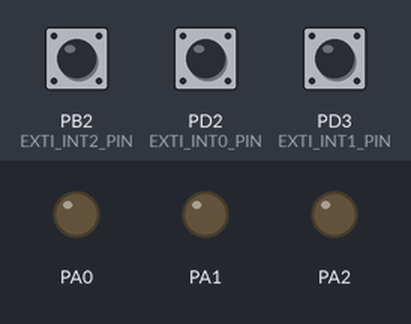
A program run on a simulated ATmega32, built with avr-gcc and emulated at 8 MHz (the files do not name the chip). On the bench: output pins drawn as LEDs (lit = HIGH). The inputs (shaded band) are chosen by the test bench; at power-on: PB2 (EXTI_INT2_PIN) HIGH, PD2 (EXTI_INT0_PIN) HIGH, PD3 (EXTI_INT1_PIN) HIGH.

Above: at 1.2 s.
1.3 s: PB2 (EXTI_INT2_PIN) pulled LOW for 0.15 s
At 2.5 s:
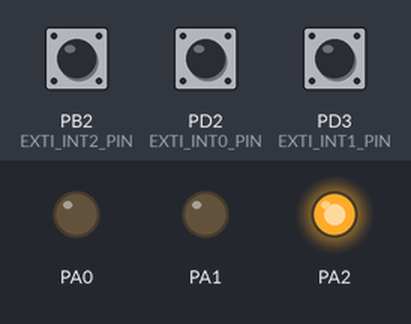
2.9 s: PD2 (EXTI_INT0_PIN) pulled LOW for 0.15 s
At 3.7 s:
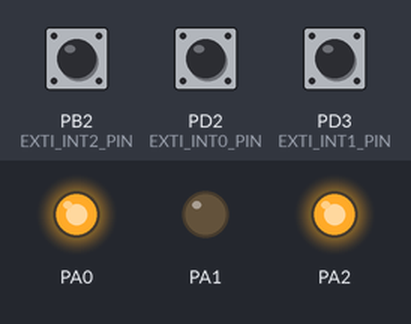
4.5 s: PD3 (EXTI_INT1_PIN) pulled LOW for 0.15 s
At 4.9 s:
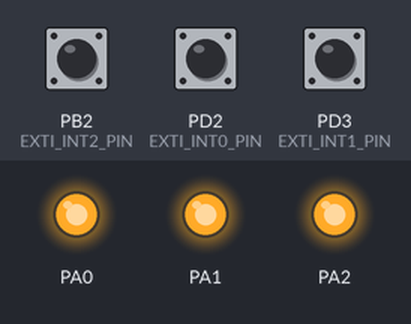
6.1 s: PB2 (EXTI_INT2_PIN) pulled LOW for 1 s
At 7.3 s:
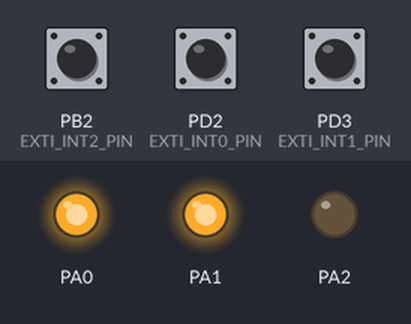
8.6 s: PD2 (EXTI_INT0_PIN) pulled LOW for 1 s
At 9.2 s:
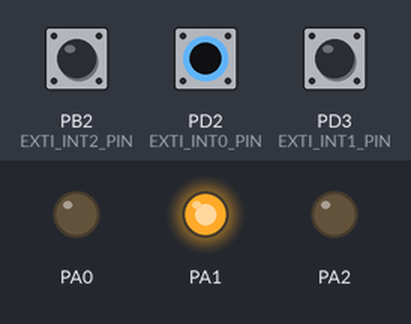
11.1 s: PB2 (EXTI_INT2_PIN) pulled LOW for 0.15 s
At 12.3 s:
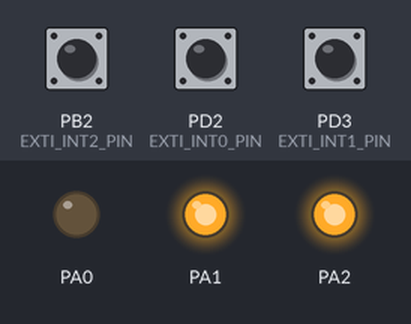
Timing chart, 0 to 13.7 s (numbered marks = the images above; inputs shaded):
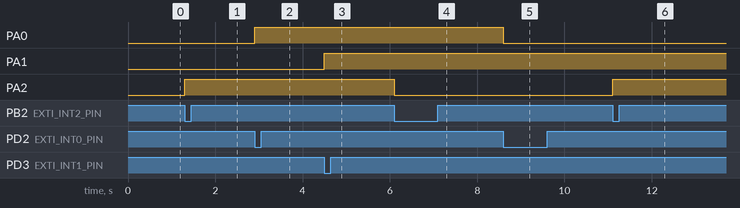

Measured:
- after the input at 1.3 s, PA2: LOW → HIGH at once
- after the input at 2.9 s, PA0: LOW → HIGH at once
- after the input at 4.5 s, PA1: LOW → HIGH at once
- after the input at 6.1 s, PA2: HIGH → LOW at once
- after the input at 8.6 s, PA0: HIGH → LOW at once
- after the input at 11.1 s, PA2: LOW → HIGH at once

The program:

main.c
```c
/*
 * main.c
 *
 *  Created on: Aug 18, 2021
 *      Author: Radwa
 */
#include "../LIB/STD_TYPES.h"
#include "../LIB/BIT_MATH.h"
#define F_CPU 8000000
#include "avr/delay.h"

#include"DIO_interface.h"
#include"EXTI_interface.h"

int main()
{

	DIO_voidSetPinDirection(DIO_u8PORT_A,DIO_u8PIN_0,DIO_u8OUTPUT);
	DIO_voidSetPinDirection(DIO_u8PORT_A,DIO_u8PIN_1,DIO_u8OUTPUT);
	DIO_voidSetPinDirection(DIO_u8PORT_A,DIO_u8PIN_2,DIO_u8OUTPUT);
	EXTI0_voidInit(EXTI_FALLINGEDGE);
	EXTI1_voidInit(EXTI_FALLINGEDGE);
	EXTI2_voidInit(EXTI_FALLINGEDGE);
	while(1)
	{

	}
}

void __vector_1(void)__attribute__((signal));
void __vector_1(void)
{
  static u8 SW1=0;
	if(SW1==0)
	{
	   DIO_voidSetPinValue(DIO_u8PORT_A,DIO_u8PIN_0,DIO_u8HIGH);
	   (SW1)++;
	}
	else
	{
		DIO_voidSetPinValue(DIO_u8PORT_A,DIO_u8PIN_0,DIO_u8LOW);
		SW1=0;
	}
}

void __vector_2(void)__attribute__((signal));
void __vector_2(void)
{
  static u8 SW2=0;
	if(SW2==0)
	{
	   DIO_voidSetPinValue(DIO_u8PORT_A,DIO_u8PIN_1,DIO_u8HIGH);
	   (SW2)++;
	}
	else
	{
		DIO_voidSetPinValue(DIO_u8PORT_A,DIO_u8PIN_1,DIO_u8LOW);
		SW2=0;
	}
}

void __vector_3(void)__attribute__((signal));
void __vector_3(void)
{
  static u8 SW3=0;
	if(SW3==0)
	{
	   DIO_voidSetPinValue(DIO_u8PORT_A,DIO_u8PIN_2,DIO_u8HIGH);
	   (SW3)++;
	}
	else
	{
		DIO_voidSetPinValue(DIO_u8PORT_A,DIO_u8PIN_2,DIO_u8LOW);
		SW3=0;
	}
}
```

EXTI_interface.h
```c
/*
 * EXTI_interface.h
 *
 *  Created on: Aug 18, 2021
 *      Author: Radwa
 */

#ifndef EXTI_INTERFACE_H_
#define EXTI_INTERFACE_H_


#define EXTI_INT0_PORT           DIO_u8PORT_D
#define EXTI_INT1_PORT           DIO_u8PORT_D
#define EXTI_INT2_PORT           DIO_u8PORT_B

#define EXTI_INT0_PIN            DIO_u8PIN_2
#define EXTI_INT1_PIN            DIO_u8PIN_3
#define EXTI_INT2_PIN            DIO_u8PIN_2


#define EXTI_LOWLEVEL                  0
#define EXTI_RISINGEDGE                1
#define EXTI_FALLINGEDGE               2
#define EXTI_ONCHANGE                  3

#define OK      1
#define NOTOK   0

void __vector_1(void)__attribute__((signal));
void __vector_2(void)__attribute__((signal));
void __vector_3(void)__attribute__((signal));
u8 EXTI0_voidInit(u8 Copy_u8SenseLevel);
u8 EXTI1_voidInit(u8 Copy_u8SenseLevel);
u8 EXTI2_voidInit(u8 Copy_u8SenseLevel);


#endif /* EXTI_INTERFACE_H_ */
```

EXTI_program.c
```c
/*
 * EXTI_program.c
 *
 *  Created on: Aug 18, 2021
 *      Author: Radwa
 */

#ifndef EXTI_PROGRAM_C_
#define EXTI_PROGRAM_C_

#include "../LIB/STD_TYPES.h"
#include "../LIB/BIT_MATH.h"

#include"DIO_interface.h"
#include"EXTI_interface.h"
#include"EXTI_reg.h"


u8 EXTI0_voidInit(u8 Copy_u8SenseLevel)
{
	u8 Local_u8Return= OK;
	/*1:Set Direction pin...>input*/
		DIO_voidSetPinDirection(EXTI_INT0_PORT,EXTI_INT0_PIN,DIO_u8INPUT);

	/*2:Enable pull_up Resistor*/
		DIO_voidSetPinValue(EXTI_INT0_PORT,EXTI_INT0_PIN,DIO_u8HIGH);

	/*3:Enable PIE of INT0*/
		SET_BIT(GICR,GICR_INT0);

	/*4:Enable global interrupt*/
		SET_BIT(SREG,SREG_I);

	/*5:choose sense level*/
		switch(Copy_u8SenseLevel)
		{
		case EXTI_LOWLEVEL: CLR_BIT(MCUCR,MCUCR_IS00);
		                    CLR_BIT(MCUCR,MCUCR_IS01);
		                    break;

		case EXTI_RISINGEDGE:SET_BIT(MCUCR,MCUCR_IS00);
                             SET_BIT(MCUCR,MCUCR_IS01);
                             break;

		case EXTI_FALLINGEDGE:CLR_BIT(MCUCR,MCUCR_IS00);
                              SET_BIT(MCUCR,MCUCR_IS01);
                              break;

		case EXTI_ONCHANGE:SET_BIT(MCUCR,MCUCR_IS00);
                           CLR_BIT(MCUCR,MCUCR_IS01);
                           break;

		default: Local_u8Return=NOTOK;
		         break;
		}
		return Local_u8Return;
}


u8 EXTI1_voidInit(u8 Copy_u8SenseLevel)
{
	u8 Local_u8Return= OK;
	/*1:Set Direction pin...>input*/
		DIO_voidSetPinDirection(EXTI_INT1_PORT,EXTI_INT1_PIN,DIO_u8INPUT);

	/*2:Enable pull_up Resistor*/
		DIO_voidSetPinValue(EXTI_INT1_PORT,EXTI_INT1_PIN,DIO_u8HIGH);

	/*3:Enable PIE of INT1*/
		SET_BIT(GICR,GICR_INT1);

	/*4:Enable global interrupt*/
		SET_BIT(SREG,SREG_I);

	/*5:choose sense level*/
		switch(Copy_u8SenseLevel)
		{
		case EXTI_LOWLEVEL: CLR_BIT(MCUCR,MCUCR_IS10);
		                    CLR_BIT(MCUCR,MCUCR_IS11);
		                    break;

		case EXTI_RISINGEDGE:SET_BIT(MCUCR,MCUCR_IS10);
                             SET_BIT(MCUCR,MCUCR_IS11);
                             break;

		case EXTI_FALLINGEDGE:CLR_BIT(MCUCR,MCUCR_IS10);
                              SET_BIT(MCUCR,MCUCR_IS11);
                              break;

		case EXTI_ONCHANGE:SET_BIT(MCUCR,MCUCR_IS10);
                           CLR_BIT(MCUCR,MCUCR_IS11);
                           break;

		default: Local_u8Return=NOTOK;
		         break;
		}
		return Local_u8Return;
}

u8 EXTI2_voidInit(u8 Copy_u8SenseLevel)
{
	u8 Local_u8Return= OK;
	/*1:Set Direction pin...>input*/
		DIO_voidSetPinDirection(EXTI_INT2_PORT,EXTI_INT2_PIN,DIO_u8INPUT);

	/*2:Enable pull_up Resistor*/
		DIO_voidSetPinValue(EXTI_INT2_PORT,EXTI_INT2_PIN,DIO_u8HIGH);

	/*3:Enable PIE of INT2*/
		SET_BIT(GICR,GICR_INT2);

	/*4:Enable global interrupt*/
		SET_BIT(SREG,SREG_I);

	/*5:choose sense level*/
		switch(Copy_u8SenseLevel)
		{
		case EXTI_RISINGEDGE:SET_BIT(MCUCSR,MCUCSR_ISC2);
                             break;

		case EXTI_FALLINGEDGE:CLR_BIT(MCUCSR,MCUCSR_ISC2 );
                              break;


		default: Local_u8Return=NOTOK;
		         break;
		}
		return Local_u8Return;
}


#endif /* EXTI_PROGRAM_C_ */
```

EXTI_reg.h
```c
/*
 * EXTI_reg.h
 *
 *  Created on: Aug 18, 2021
 *      Author: Radwa
 */

#ifndef EXTI_REG_H_
#define EXTI_REG_H_


/* MCUCR ...> sense level INT1  INT0*/
#define MCUCR         *((volatile u8*)0x55)
#define MCUCR_IS00               0
#define MCUCR_IS01               1
#define MCUCR_IS10               2
#define MCUCR_IS11               3

/*MCUR......>INT2*/
#define MCUCSR        *((volatile u8*)0x54)
#define MCUCSR_ISC2              6

/*GUCR*/
#define GICR         *((volatile u8*)0x5B)
#define GICR_INT2                5
#define GICR_INT0                6
#define GICR_INT1                7

/*GIFR*/
#define GIFR         *((volatile u8*)0xA5)
#define GIFR_INTF2              5
#define GIFR_INTF0               6
#define GIFR_INTF1               7

/*SREG*/
#define SREG          *((volatile u8*)0x5F)
#define SREG_I                   7

#endif /* EXTI_REG_H_ */
```

BIT_MATH.h
```c
#define SET_BIT(Reg,Bit)                 ( (Reg) |=  ( (1) << (Bit) )  )
#define CLR_BIT(Reg,Bit)                 ( (Reg) &= ~( (1) << (Bit) )  )
#define TGL_BIT(Reg,Bit)                 ( (Reg) ^=  ( (1) << (Bit) )  )
#define GET_BIT(Reg,Bit)                 ( (Reg) >>   (Bit) & ( 1  )  )
```

STD_TYPES.h
```c
typedef unsigned char u8;
typedef unsigned short int u16;
typedef unsigned long int u32;
typedef signed char s8;
typedef signed short int s16;
typedef signed long int s32;
typedef float f32;
typedef double f64;

	
```

DIO_interface.h
```c
/*
 * DIO_interface.h
 *
 *  Created on: Aug 12, 2021
 *      Author: Radwa
 */

#ifndef DIO_INTERFACE_H_
#define DIO_INTERFACE_H_

/*port define*/
#define DIO_u8PORT_A      0
#define DIO_u8PORT_B      1
#define DIO_u8PORT_C      2
#define DIO_u8PORT_D      3

/*PINS DEFINE*/
#define DIO_u8PIN_0      0
#define DIO_u8PIN_1      1
#define DIO_u8PIN_2      2
#define DIO_u8PIN_3      3
#define DIO_u8PIN_4      4
#define DIO_u8PIN_5      5
#define DIO_u8PIN_6      6
#define DIO_u8PIN_7      7

/*PIN VALUE*/
#define DIO_u8HIGH        1
#define DIO_u8LOW         0

/*PIN DIRECTION*/
#define DIO_u8OUTPUT      1
#define DIO_u8INPUT       0

/*Port Direction*/
#define DIO_u8PORTOUTPUT   0xff
#define DIO_u8PORTINPUT    0x00

/*IO PINS*/
void DIO_voidSetPinDirection(u8 Copy_u8PortId,u8 Copy_u8PinId,u8 Copy_u8PinDir);
void DIO_voidSetPinValue(u8 Copy_u8PortId,u8 Copy_u8PinId,u8 Copy_u8PinVal);
u8 DIO_u8GetPinValue(u8 Copy_u8PortId,u8 Copy_u8PinId);

/*PORT PINS*/
void DIO_voidSetPortDirection(u8 Copy_u8PortId,u8 Copy_u8PinDir);
void DIO_voidSetPortValue(u8 Copy_u8PortId,u8 Copy_u8PinVal);

#endif /* DIO_INTERFACE_H_ */
```

DIO_program.c
```c
/*
 * DIO_programm.c
 *
 *  Created on: Aug 12, 2021
 *      Author: Radwa
 */
#include "../LIB/STD_TYPES.h"
#include "../LIB/BIT_MATH.h"

#include"DIO_interface.h"
#include"DIO_reg.h"


void DIO_voidSetPinDirection(u8 Copy_u8PortId,u8 Copy_u8PinId,u8 Copy_u8PinDir)
{
	if((Copy_u8PortId <= DIO_u8PORT_D) && (Copy_u8PinId <= DIO_u8PIN_7))
	{

	    if(Copy_u8PinDir == DIO_u8OUTPUT)
	    {
	       switch(Copy_u8PortId)
	       {
	         case DIO_u8PORT_A:  SET_BIT(DDRA,Copy_u8PinId); break;
	         case DIO_u8PORT_B:  SET_BIT(DDRB,Copy_u8PinId); break;
	         case DIO_u8PORT_C:  SET_BIT(DDRC,Copy_u8PinId); break;
             case DIO_u8PORT_D:  SET_BIT(DDRD,Copy_u8PinId); break;
	       }
	}
	   else if(Copy_u8PinDir == DIO_u8INPUT)
	    {
		   switch(Copy_u8PortId)
	       {
		      case DIO_u8PORT_A:  CLR_BIT(DDRA,Copy_u8PinId); break;
	          case DIO_u8PORT_B:  CLR_BIT(DDRB,Copy_u8PinId); break;
	          case DIO_u8PORT_C:  CLR_BIT(DDRC,Copy_u8PinId); break;
		      case DIO_u8PORT_D:  CLR_BIT(DDRD,Copy_u8PinId); break;
		   }
	    }
	    else{/*Nothing*/}
	}
}


void DIO_voidSetPinValue(u8 Copy_u8PortId,u8 Copy_u8PinId,u8 Copy_u8PinVal)
{
	if((Copy_u8PortId <= DIO_u8PORT_D) && (Copy_u8PinId <= DIO_u8PIN_7))
		{

		    if(Copy_u8PinVal == DIO_u8HIGH)
		    {
		       switch(Copy_u8PortId)
		       {
		         case DIO_u8PORT_A:  SET_BIT(PORTA,Copy_u8PinId); break;
		         case DIO_u8PORT_B:  SET_BIT(PORTB,Copy_u8PinId); break;
		         case DIO_u8PORT_C:  SET_BIT(PORTC,Copy_u8PinId); break;
	             case DIO_u8PORT_D:  SET_BIT(PORTD,Copy_u8PinId); break;
		       }
		}
		   else if(Copy_u8PinVal == DIO_u8LOW)
		    {
			   switch(Copy_u8PortId)
		       {
			      case DIO_u8PORT_A:  CLR_BIT(PORTA,Copy_u8PinId); break;
		          case DIO_u8PORT_B:  CLR_BIT(PORTB,Copy_u8PinId); break;
		          case DIO_u8PORT_C:  CLR_BIT(PORTC,Copy_u8PinId); break;
			      case DIO_u8PORT_D:  CLR_BIT(PORTD,Copy_u8PinId); break;
			   }
		    }
		    else{/*Nothing*/}
		}
}


u8 DIO_u8GetPinValue(u8 Copy_u8PortId,u8 Copy_u8PinId)
{
	u8 Local_u8ReadPinVal;
	if((Copy_u8PortId <= DIO_u8PORT_D) && (Copy_u8PinId <= DIO_u8PIN_7))
			{
			    switch(Copy_u8PortId)
			     {
			         case DIO_u8PORT_A: Local_u8ReadPinVal= GET_BIT(PINA,Copy_u8PinId); break;
			         case DIO_u8PORT_B: Local_u8ReadPinVal= GET_BIT(PINB,Copy_u8PinId); break;
			         case DIO_u8PORT_C: Local_u8ReadPinVal= GET_BIT(PINC,Copy_u8PinId); break;
		             case DIO_u8PORT_D: Local_u8ReadPinVal= GET_BIT(PIND,Copy_u8PinId); break;
			     }
			}
	else
	{
		Local_u8ReadPinVal=0xff;
	}
	return Local_u8ReadPinVal;
}

/***************************************************************************/

void DIO_voidSetPortDirection(u8 Copy_u8PortId,u8 Copy_u8PinDir)
{

	       switch(Copy_u8PortId)
	       {
	         case DIO_u8PORT_A:  DDRA=Copy_u8PinDir; break;
	         case DIO_u8PORT_B:  DDRB=Copy_u8PinDir; break;
	         case DIO_u8PORT_C:  DDRC=Copy_u8PinDir; break;
             case DIO_u8PORT_D:  DDRD=Copy_u8PinDir; break;
             default: /*wrong port*/ break;
	       }


}


void DIO_voidSetPortValue(u8 Copy_u8PortId,u8 Copy_u8PinVal)
{
		       switch(Copy_u8PortId)
		       {
		         case DIO_u8PORT_A:  PORTA=Copy_u8PinVal; break;
		         case DIO_u8PORT_B:  PORTB=Copy_u8PinVal; break;
		         case DIO_u8PORT_C:  PORTC=Copy_u8PinVal; break;
	             case DIO_u8PORT_D:  PORTD=Copy_u8PinVal; break;
	             default: /*wrong port*/ break;
		       }
}
```

DIO_reg.h
```c
/*
 * DIO_reg.h
 *
 *  Created on: Aug 12, 2021
 *      Author: Radwa
 */

#ifndef DIO_REG_H_
#define DIO_REG_H_

#define PORTA       *((volatile u8*)0x3B)
#define DDRA        *((volatile u8*)0x3A)
#define PINA        *((volatile u8*)0x39)

#define PORTB       *((volatile u8*)0x38)
#define DDRB        *((volatile u8*)0x37)
#define PINB        *((volatile u8*)0x36)

#define PORTC       *((volatile u8*)0x35)
#define DDRC        *((volatile u8*)0x34)
#define PINC        *((volatile u8*)0x33)


#define PORTD       *((volatile u8*)0x32)
#define DDRD        *((volatile u8*)0x31)
#define PIND        *((volatile u8*)0x30)

#endif /* DIO_REG_H_ */
```

DIO_interface.h
```c
/*
 * DIO_interface.h
 *
 *  Created on: Aug 12, 2021
 *      Author: Radwa
 */

#ifndef DIO_INTERFACE_H_
#define DIO_INTERFACE_H_

/*port define*/
#define DIO_u8PORT_A      0
#define DIO_u8PORT_B      1
#define DIO_u8PORT_C      2
#define DIO_u8PORT_D      3

/*PINS DEFINE*/
#define DIO_u8PIN_0      0
#define DIO_u8PIN_1      1
#define DIO_u8PIN_2      2
#define DIO_u8PIN_3      3
#define DIO_u8PIN_4      4
#define DIO_u8PIN_5      5
#define DIO_u8PIN_6      6
#define DIO_u8PIN_7      7

/*PIN VALUE*/
#define DIO_u8HIGH        1
#define DIO_u8LOW         0

/*PIN DIRECTION*/
#define DIO_u8OUTPUT      1
#define DIO_u8INPUT       0

/*Port Direction*/
#define DIO_u8PORTOUTPUT   0xff
#define DIO_u8PORTINPUT    0x00

/*IO PINS*/
void DIO_voidSetPinDirection(u8 Copy_u8PortId,u8 Copy_u8PinId,u8 Copy_u8PinDir);
void DIO_voidSetPinValue(u8 Copy_u8PortId,u8 Copy_u8PinId,u8 Copy_u8PinVal);
u8 DIO_u8GetPinValue(u8 Copy_u8PortId,u8 Copy_u8PinId);

/*PORT PINS*/
void DIO_voidSetPortDirection(u8 Copy_u8PortId,u8 Copy_u8PinDir);
void DIO_voidSetPortValue(u8 Copy_u8PortId,u8 Copy_u8PinVal);

#endif /* DIO_INTERFACE_H_ */
```

DIO_program.c
```c
/*
 * DIO_programm.c
 *
 *  Created on: Aug 12, 2021
 *      Author: Radwa
 */
#include "../LIB/STD_TYPES.h"
#include "../LIB/BIT_MATH.h"

#include"DIO_interface.h"
#include"DIO_reg.h"


void DIO_voidSetPinDirection(u8 Copy_u8PortId,u8 Copy_u8PinId,u8 Copy_u8PinDir)
{
	if((Copy_u8PortId <= DIO_u8PORT_D) && (Copy_u8PinId <= DIO_u8PIN_7))
	{

	    if(Copy_u8PinDir == DIO_u8OUTPUT)
	    {
	       switch(Copy_u8PortId)
	       {
	         case DIO_u8PORT_A:  SET_BIT(DDRA,Copy_u8PinId); break;
	         case DIO_u8PORT_B:  SET_BIT(DDRB,Copy_u8PinId); break;
	         case DIO_u8PORT_C:  SET_BIT(DDRC,Copy_u8PinId); break;
             case DIO_u8PORT_D:  SET_BIT(DDRD,Copy_u8PinId); break;
	       }
	}
	   else if(Copy_u8PinDir == DIO_u8INPUT)
	    {
		   switch(Copy_u8PortId)
	       {
		      case DIO_u8PORT_A:  CLR_BIT(DDRA,Copy_u8PinId); break;
	          case DIO_u8PORT_B:  CLR_BIT(DDRB,Copy_u8PinId); break;
	          case DIO_u8PORT_C:  CLR_BIT(DDRC,Copy_u8PinId); break;
		      case DIO_u8PORT_D:  CLR_BIT(DDRD,Copy_u8PinId); break;
		   }
	    }
	    else{/*Nothing*/}
	}
}


void DIO_voidSetPinValue(u8 Copy_u8PortId,u8 Copy_u8PinId,u8 Copy_u8PinVal)
{
	if((Copy_u8PortId <= DIO_u8PORT_D) && (Copy_u8PinId <= DIO_u8PIN_7))
		{

		    if(Copy_u8PinVal == DIO_u8HIGH)
		    {
		       switch(Copy_u8PortId)
		       {
		         case DIO_u8PORT_A:  SET_BIT(PORTA,Copy_u8PinId); break;
		         case DIO_u8PORT_B:  SET_BIT(PORTB,Copy_u8PinId); break;
		         case DIO_u8PORT_C:  SET_BIT(PORTC,Copy_u8PinId); break;
	             case DIO_u8PORT_D:  SET_BIT(PORTD,Copy_u8PinId); break;
		       }
		}
		   else if(Copy_u8PinVal == DIO_u8LOW)
		    {
			   switch(Copy_u8PortId)
		       {
			      case DIO_u8PORT_A:  CLR_BIT(PORTA,Copy_u8PinId); break;
		          case DIO_u8PORT_B:  CLR_BIT(PORTB,Copy_u8PinId); break;
		          case DIO_u8PORT_C:  CLR_BIT(PORTC,Copy_u8PinId); break;
			      case DIO_u8PORT_D:  CLR_BIT(PORTD,Copy_u8PinId); break;
			   }
		    }
		    else{/*Nothing*/}
		}
}


u8 DIO_u8GetPinValue(u8 Copy_u8PortId,u8 Copy_u8PinId)
{
	u8 Local_u8ReadPinVal;
	if((Copy_u8PortId <= DIO_u8PORT_D) && (Copy_u8PinId <= DIO_u8PIN_7))
			{
			    switch(Copy_u8PortId)
			     {
			         case DIO_u8PORT_A: Local_u8ReadPinVal= GET_BIT(PINA,Copy_u8PinId); break;
			         case DIO_u8PORT_B: Local_u8ReadPinVal= GET_BIT(PINB,Copy_u8PinId); break;
			         case DIO_u8PORT_C: Local_u8ReadPinVal= GET_BIT(PINC,Copy_u8PinId); break;
		             case DIO_u8PORT_D: Local_u8ReadPinVal= GET_BIT(PIND,Copy_u8PinId); break;
			     }
			}
	else
	{
		Local_u8ReadPinVal=0xff;
	}
	return Local_u8ReadPinVal;
}

/***************************************************************************/

void DIO_voidSetPortDirection(u8 Copy_u8PortId,u8 Copy_u8PinDir)
{

	       switch(Copy_u8PortId)
	       {
	         case DIO_u8PORT_A:  DDRA=Copy_u8PinDir; break;
	         case DIO_u8PORT_B:  DDRB=Copy_u8PinDir; break;
	         case DIO_u8PORT_C:  DDRC=Copy_u8PinDir; break;
             case DIO_u8PORT_D:  DDRD=Copy_u8PinDir; break;
             default: /*wrong port*/ break;
	       }


}


void DIO_voidSetPortValue(u8 Copy_u8PortId,u8 Copy_u8PinVal)
{
		       switch(Copy_u8PortId)
		       {
		         case DIO_u8PORT_A:  PORTA=Copy_u8PinVal; break;
		         case DIO_u8PORT_B:  PORTB=Copy_u8PinVal; break;
		         case DIO_u8PORT_C:  PORTC=Copy_u8PinVal; break;
	             case DIO_u8PORT_D:  PORTD=Copy_u8PinVal; break;
	             default: /*wrong port*/ break;
		       }
}
```

DIO_reg.h
```c
/*
 * DIO_reg.h
 *
 *  Created on: Aug 12, 2021
 *      Author: Radwa
 */

#ifndef DIO_REG_H_
#define DIO_REG_H_

#define PORTA       *((volatile u8*)0x3B)
#define DDRA        *((volatile u8*)0x3A)
#define PINA        *((volatile u8*)0x39)

#define PORTB       *((volatile u8*)0x38)
#define DDRB        *((volatile u8*)0x37)
#define PINB        *((volatile u8*)0x36)

#define PORTC       *((volatile u8*)0x35)
#define DDRC        *((volatile u8*)0x34)
#define PINC        *((volatile u8*)0x33)


#define PORTD       *((volatile u8*)0x32)
#define DDRD        *((volatile u8*)0x31)
#define PIND        *((volatile u8*)0x30)

#endif /* DIO_REG_H_ */
```

DIO_reg.h
```c
/*
 * DIO_reg.h
 *
 *  Created on: Aug 12, 2021
 *      Author: Radwa
 */

#ifndef DIO_REG_H_
#define DIO_REG_H_

#define PORTA       *((volatile u8*)0x3B)
#define DDRA        *((volatile u8*)0x3A)
#define PINA        *((volatile u8*)0x39)

#define PORTB       *((volatile u8*)0x38)
#define DDRB        *((volatile u8*)0x37)
#define PINB        *((volatile u8*)0x36)

#define PORTC       *((volatile u8*)0x35)
#define DDRC        *((volatile u8*)0x34)
#define PINC        *((volatile u8*)0x33)


#define PORTD       *((volatile u8*)0x32)
#define DDRD        *((volatile u8*)0x31)
#define PIND        *((volatile u8*)0x30)

#endif /* DIO_REG_H_ */
```

Source omitted: DIO_interface.h (1180 bytes), DIO_program.c (3533 bytes), DIO_interface.h (1040 bytes), DIO_program.c (4265 bytes), DIO_reg.h (647 bytes)
